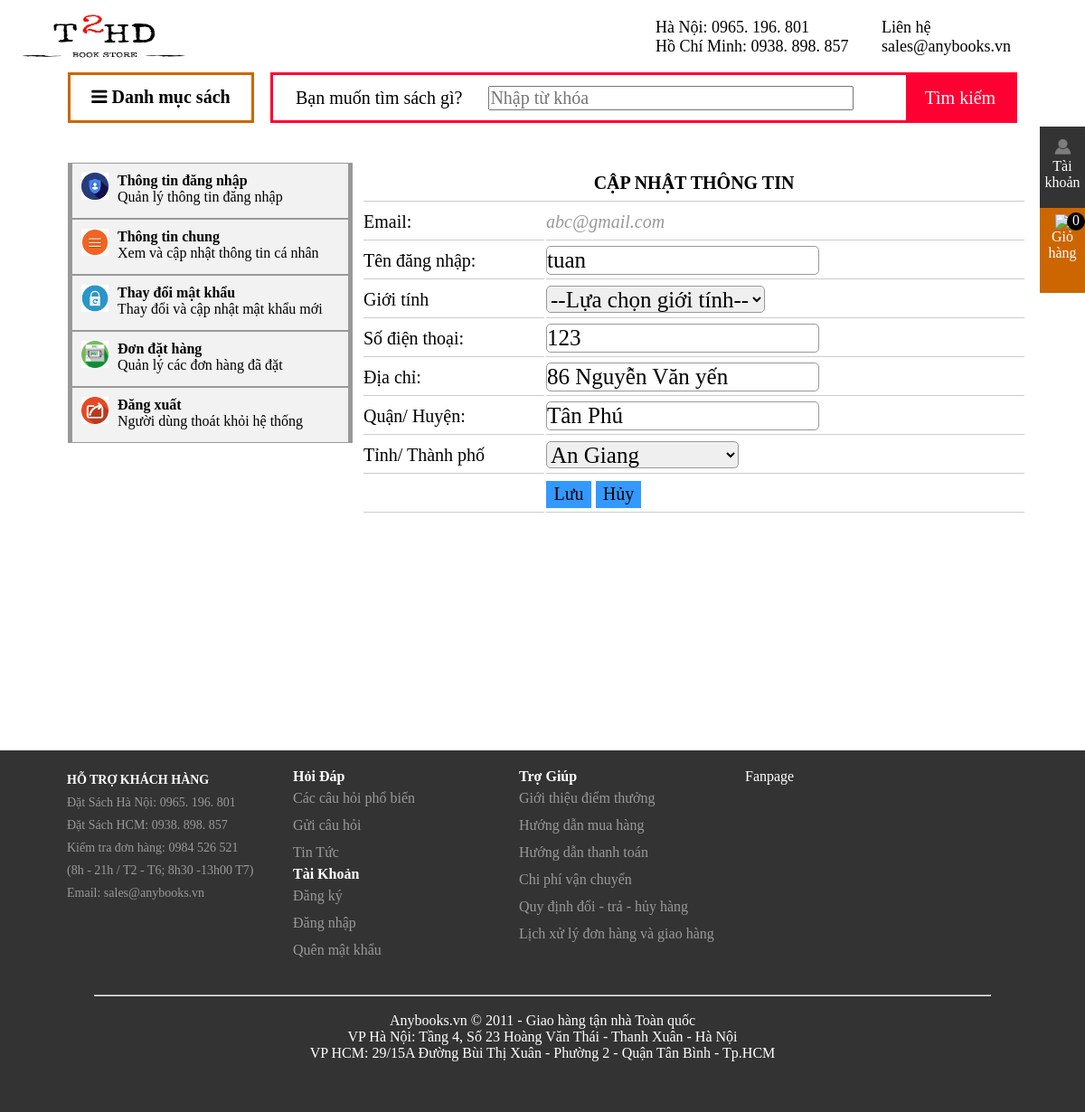
Page /index.php?id=login&idlogin=user_update (signed in) on the committed database.
### tables this page shows
CREATE TABLE `account` (
  `email` varchar(200) NOT NULL,
  `pass` varchar(1000) NOT NULL,
  `name` varchar(200) NOT NULL COMMENT 'họ tên',
  `sex` varchar(100) NOT NULL COMMENT ' giới tính',
  `tel` int(11) NOT NULL COMMENT 'sdt',
  `idcity` int(200) NOT NULL COMMENT 'id tỉnh thành',
  `district` varchar(200) NOT NULL COMMENT 'quận huyện',
  `address` varchar(1000) NOT NULL COMMENT 'địa chỉ',
  `checkDelete` int(11) NOT NULL DEFAULT '0' COMMENT 'xóa thì thành 1'
);

CREATE TABLE `city` (
  `idcity` int(11) NOT NULL,
  `name` varchar(50) NOT NULL
);

### user_update.php (the view, shortened to what this page needs)
<!DOCTYPE html PUBLIC "-//W3C//DTD XHTML 1.0 Transitional//EN" "http://www.w3.org/TR/xhtml1/DTD/xhtml1-transitional.dtd">
<html xmlns="http://www.w3.org/1999/xhtml">
<head>
    <link href="css/user_update.css" rel="stylesheet" type="text/css">
</head>
<body>
    <div id="user_update">
        <?php
        if(isset($_SESSION['email']))
            {?>
        <?php
        $email= $_SESSION['email'];
        $sql1="SELECT * FROM account WHERE email = '$email'";
        $kq1=mysql_query($sql1);
        while ($d1=mysql_fetch_array($kq1))
            {?>
        <form action="index.php?id=login&idlogin=info_user" method="post">
        <table id="info">
            <td id="title" colspan="2"><b>CẬP NHẬT THÔNG TIN</b></td>
            <tr>
                <td id="label"><label>Email: </label></td>
                <td id="values" colspan="3" ><label><?php echo $d1['email'];?></label></td>
            </tr>
            <tr>
                <td id="label"><label>Tên đăng nhập: </label></td>
                <td id="values" colspan="3"><input type="text" value="<?php echo $d1['name']; ?>"/></td>
            </tr>
            <tr>
                <td id="label">
                    <label>Giới tính</label>
                </td>
                <td id="values">
                    <select name="gioitinh" id="gioitinh">
                        <option disabled selected hidden>--Lựa chọn giới tính--</option>
                    </select>
                </td>
            </tr>
            <tr>
                <td id="label"><label>Số điện thoại: </label></td>
                <td id="values"colspan="3"><input value="<?php echo $d1['tel']; ?>" type="text"/></td>
            </tr>
            <tr>
                <td id="label"><label>Ðịa chỉ: </label></td>
                <td id="values"colspan="3"> <input value="<?php echo $d1['address']?>" type="text"/></td>
            </tr>
            <tr>
                <td id="label"><label>Quận/ Huyện: </label></td>
                <td id="values"colspan="3"><input value="<?php echo $d1['district'] ?>" type="text"/></td>
            </tr>
            <tr>
                <td id="label"><label>Tỉnh/ Thành phố</label></td>
                <td id="values">
                    <select name="city">
                        <option value="<?php echo $d1['idcity'];?>">
                            <?php
                            $sql_city="select * from city WHERE idcity=".$d1['idcity'];
                            $kq_city=mysql_query($sql_city);
                            while ($d_city=mysql_fetch_array($kq_city)){ echo $d_city['name'];}?>
                        </option>
                        </select>
                    </td>
                </tr>
            <tr>
                <td id="label"></td>
                <td id="values">
                    <button type="submit">Lưu</button>
                    <button type="submit">Hủy</button>
                </td>
            </tr>
            </table>
        </form>
            <?php }
        }?>
    </div>
</body>
</html>

### css/index.css (style rules this page uses)
* { margin:0; padding:0; font-family: "Times New Roman"; }

### css/head.css (style rules this page uses)
* { margin:0; padding:0; }

### css/login.css (style rules this page uses)
#title { font-size: 25px; margin-left: 15px; border-bottom: 1px solid #CCCCCC; margin-right: 15px; line-height: 40px; text-align: center; }

### css/user_update.css (style rules this page uses)
#user_update { width: 100%; padding-left: 10px; height: 500px; }
#user_update table { width: 100%; line-height: 40px; }
#user_update td { border-bottom: 1px solid #CCCCCC; font-size: 20px; }
#label { width: 200px; }
#values { color: #999999; font-style: oblique; }
#values input { width: 300px; height: 30px; font-size: 25px; border-radius:5px; border: 1px solid #999999; }
#values select { height: 30px; font-size: 25px; border-radius:5px; border: 1px solid #999999; }
#values button { width: 50px; height: 30px; font-size: 20px; border-style: none; background-color: #3399FF; }

### css/foot.css (style rules this page uses)
* { margin:0; padding:0; }

### rows in the picture
account: email "abc@gmail.com", name "tuan", tel "123", address "86 Nguyễn Văn yến", district "Tân Phú", city "An Giang"

### other values in the picture
$r "0"
